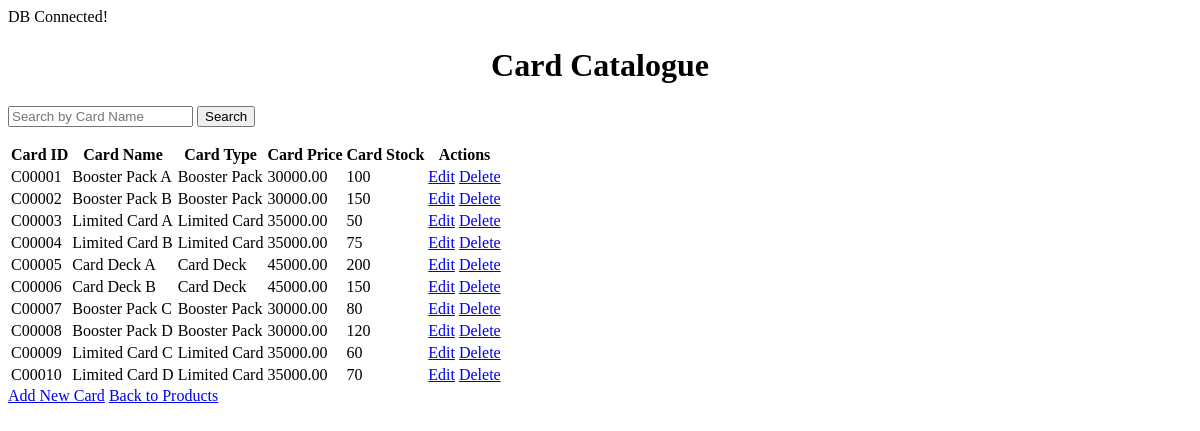
The page /sources/products/card_catalogue/index.php on the database its author committed.
### tables this page shows
CREATE TABLE CardCatalogue (
        CardID char(6)  NOT NULL,
        CardName varchar(100)  NOT NULL,
        CardType varchar(50)  NOT NULL,
        CardPrice decimal(10,2)  NOT NULL,
        CardStock int  NOT NULL,
        CONSTRAINT CardCatalogue_pk PRIMARY KEY (CardID)
    );

### sources/products/card_catalogue/index.php (the view, shortened to what this page needs)
<?php
include '../../../service/db.php';
$searchTerm = isset($_GET['q']) ? $_GET['q'] : '';
if ($searchTerm) {
    $sql = 'SELECT * FROM CardCatalogue WHERE CardName LIKE ?';
    $statement = $pdo->prepare($sql);
    $statement->execute(['%' . $searchTerm . '%']);
    $cards = $statement->fetchAll();
} else {
    $sql = 'SELECT * FROM CardCatalogue';
    $statement = $pdo->prepare($sql);
    $statement->execute();
    $cards = $statement->fetchAll();
}
?>
<!DOCTYPE html>
<html lang="en">
<head>
    <link rel="stylesheet" href="../../css/styles.css">
</head>
<body>
    <h1>Card Catalogue</h1>
    <form action="index.php" method="GET">
        <input type="text" name="q" placeholder="Search by Card Name" value="<?= htmlspecialchars($searchTerm) ?>">
        <button type="submit">Search</button>
    </form>
    <table>
        <tr>
            <th>Card ID</th>
            <th>Card Name</th>
            <th>Card Type</th>
            <th>Card Price</th>
            <th>Card Stock</th>
            <th>Actions</th>
        </tr>
        <?php foreach ($cards as $card): ?>
        <tr>
            <td><?= htmlspecialchars($card['CardID']) ?></td>
            <td><?= htmlspecialchars($card['CardName']) ?></td>
            <td><?= htmlspecialchars($card['CardType']) ?></td>
            <td><?= htmlspecialchars($card['CardPrice']) ?></td>
            <td><?= htmlspecialchars($card['CardStock']) ?></td>
            <td>
                <a href="edit.php?id=<?= htmlspecialchars($card['CardID']) ?>">Edit</a>
                <a href="index.php?delete_id=<?= htmlspecialchars($card['CardID']) ?>" onclick="return confirm('Are you sure you want to delete this card?')">Delete</a>
            </td>
        </tr>
        <?php endforeach; ?>
    </table>
    <a href="add.php">Add New Card</a>
    <a href="../products.php">Back to Products</a>
</body>
</html>

### styles.css (style rules this page uses)
h1 { text-align: center; }

### rows shown on the page
cardcatalogue: CardID "C00001", CardName "Booster Pack A", CardType "Booster Pack", CardPrice "30000.00", CardStock "100"
cardcatalogue: CardID "C00002", CardName "Booster Pack B", CardType "Booster Pack", CardPrice "30000.00", CardStock "150"
cardcatalogue: CardID "C00003", CardName "Limited Card A", CardType "Limited Card", CardPrice "35000.00", CardStock "50"
cardcatalogue: CardID "C00004", CardName "Limited Card B", CardType "Limited Card", CardPrice "35000.00", CardStock "75"
cardcatalogue: CardID "C00005", CardName "Card Deck A", CardType "Card Deck", CardPrice "45000.00", CardStock "200"
cardcatalogue: CardID "C00006", CardName "Card Deck B", CardType "Card Deck", CardPrice "45000.00", CardStock "150"
cardcatalogue: CardID "C00007", CardName "Booster Pack C", CardType "Booster Pack", CardPrice "30000.00", CardStock "80"
cardcatalogue: CardID "C00008", CardName "Booster Pack D", CardType "Booster Pack", CardPrice "30000.00", CardStock "120"
cardcatalogue: CardID "C00009", CardName "Limited Card C", CardType "Limited Card", CardPrice "35000.00", CardStock "60"
cardcatalogue: CardID "C00010", CardName "Limited Card D", CardType "Limited Card", CardPrice "35000.00", CardStock "70"
